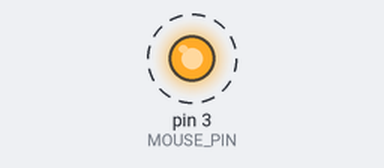
Recording of a sketch running on a simulated Arduino Uno, built with avr-gcc and run on an emulated ATmega328P. Parts: output pins drawn as LEDs (lit = HIGH). Dashed ring = blinking.

Above: at 0.05 s.
Timing chart, 0 to 3.0 s (numbered marks = the images above):
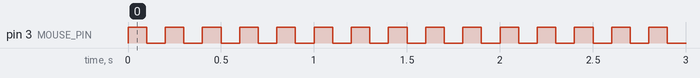

Measured:
- by itself, pin 3 (MOUSE_PIN): alternates HIGH for 0.10 s and LOW for 0.10 s

The sketch:

build.ino
```cpp
#define MOUSE_PIN 3

void setup() {
  // put your setup code here, to run once:
  pinMode (MOUSE_PIN, OUTPUT);
}

void loop() {
  // put your main code here, to run repeatedly:
  digitalWrite(MOUSE_PIN, HIGH);
  delay(100);
  digitalWrite(MOUSE_PIN, LOW);
  delay(100);
}
```
